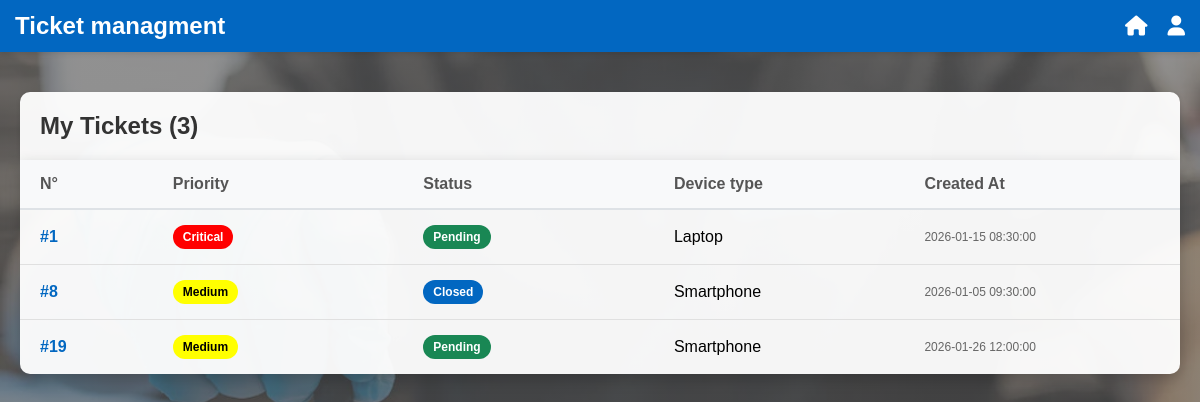
/views/index.php (signed in), run on the app's committed database.
### tables this page shows
CREATE TABLE if not exists `tickets` (
  `id` int(10) unsigned NOT NULL AUTO_INCREMENT,
  `device_id` int(10) unsigned DEFAULT NULL,
  `ticket_status_id` int(10) unsigned DEFAULT NULL,
  `priority_id` int(10) unsigned DEFAULT NULL,
  `description` text NOT NULL,
  `created_at` timestamp NOT NULL DEFAULT CURRENT_TIMESTAMP,
  `updated_at` timestamp NOT NULL DEFAULT CURRENT_TIMESTAMP ON UPDATE CURRENT_TIMESTAMP,
  `assigned_to` int(10) unsigned DEFAULT NULL,
  `client_id` int(10) unsigned DEFAULT NULL,
  PRIMARY KEY (`id`),
  KEY `device_id` (`device_id`),
  KEY `ticket_status_id` (`ticket_status_id`),
  KEY `priority_id` (`priority_id`),
  KEY `assigned_to` (`assigned_to`),
  KEY `client_id` (`client_id`),
  CONSTRAINT `tickets_ibfk_1` FOREIGN KEY (`device_id`) REFERENCES `devices` (`id`) ON DELETE CASCADE,
  CONSTRAINT `tickets_ibfk_2` FOREIGN KEY (`ticket_status_id`) REFERENCES `ticket_statuses` (`id`) ON DELETE SET NULL,
  CONSTRAINT `tickets_ibfk_3` FOREIGN KEY (`priority_id`) REFERENCES `priorities` (`id`) ON DELETE SET NULL,
  CONSTRAINT `tickets_ibfk_4` FOREIGN KEY (`assigned_to`) REFERENCES `users` (`id`) ON DELETE SET NULL,
  CONSTRAINT `tickets_ibfk_5` FOREIGN KEY (`client_id`) REFERENCES `clients` (`id`) ON DELETE SET NULL
);

CREATE TABLE if not exists `priorities` (
  `id` int(10) unsigned NOT NULL AUTO_INCREMENT,
  `value` smallint(5) unsigned NOT NULL,
  `name` varchar(50) NOT NULL,
  PRIMARY KEY (`id`),
  UNIQUE KEY `value` (`value`),
  UNIQUE KEY `name` (`name`)
);

CREATE TABLE if not exists `ticket_statuses` (
  `id` int(10) unsigned NOT NULL AUTO_INCREMENT,
  `name` varchar(50) NOT NULL,
  PRIMARY KEY (`id`),
  UNIQUE KEY `name` (`name`)
);

CREATE TABLE if not exists `devices` (
  `id` int(10) unsigned NOT NULL AUTO_INCREMENT,
  `external_uid` varchar(100) NOT NULL,
  `device_type_id` int(10) unsigned DEFAULT NULL,
  PRIMARY KEY (`id`),
  KEY `device_type_id` (`device_type_id`),
  CONSTRAINT `devices_ibfk_1` FOREIGN KEY (`device_type_id`) REFERENCES `device_types` (`id`) ON DELETE SET NULL
);

CREATE TABLE if not exists `device_types` (
  `id` int(10) unsigned NOT NULL AUTO_INCREMENT,
  `name` varchar(50) NOT NULL,
  PRIMARY KEY (`id`),
  UNIQUE KEY `name` (`name`)
);

### DAO/TicketDAO.php (called while the page is built, shortened)
<?php
require_once __DIR__ .'/../models/Ticket.php';
class TicketDAO {
    public static function getTicketsAssigned(string $userId) {
        $pdo = Database::getInstance();
        $query = "
            SELECT t.id, t.device_id, t.ticket_status_id, t.priority_id, t.description, t.assigned_to, t.client_id, t.created_at, t.updated_at, d.device_type_id
            FROM tickets t
            LEFT JOIN devices d ON t.device_id = d.id
            WHERE t.assigned_to = :id
        ";
        $stmt = $pdo->prepare($query);
        $stmt->bindParam(':id', $userId, PDO::PARAM_INT);
        $stmt->execute();
        return $stmt->fetchAll(PDO::FETCH_ASSOC);
    }
}

### controllers/TicketController.php (called while the page is built, shortened)
<?php
require_once __DIR__ . '/../DAO/TicketDAO.php';
class TicketController {
    public static function getTicketAssigned(int $userId){
        $data =  TicketDAO::getTicketsAssigned($userId);
        $tickets = [];
        foreach($data as $ticket){
            $tickets[] = new Ticket(
                $ticket['device_id'],
                $ticket['ticket_status_id'],
                $ticket['priority_id'],
                $ticket['description'],
                $ticket['client_id'],
                $ticket['assigned_to'],
                $ticket['id'],
                new DateTime($ticket['created_at']),
                new DateTime($ticket['updated_at']),
                null,
                $ticket['device_type_id'] ?? null
            );
        }
        return $tickets;
    }
}

### process/processDashboard.php (called while the page is built, shortened)
<?php
require_once(__DIR__ . "/../controllers/TicketController.php");
require_once(__DIR__ . "/../models/Ticket.php");
require_once(__DIR__ . "/utils.php");
$isTeamLeaderPage = isset($isTeamLeaderView) && $isTeamLeaderView === true;
$itemsPerPage = 10;
$currentPage = isset($_GET['page']) ? max(1, intval($_GET['page'])) : 1;
$allTickets = [];
if ($isTeamLeaderPage) {
    $allTickets = TicketController::getTicketsByLeaderId($_SESSION['user_id']);
} else {
    $allTickets = TicketController::getTicketAssigned($_SESSION['user_id']);
}
$totalTickets = count($allTickets);
$offset = ($currentPage - 1) * $itemsPerPage;
$tickets = array_slice($allTickets, $offset, $itemsPerPage);

### models/Ticket.php (called while the page is built, shortened)
<?php
class Ticket {
    private ?int $id;
    private int $ticketStatusId;
    private int $priorityId;
    private ?DateTime $createdAt;
    private ?int $deviceTypeId;
    public function __construct($deviceId, $ticketStatusId, $priorityId, $description, $clientId, ?int $assignedTo = null, ?int $id = null, ?DateTime $createdAt = null, ?DateTime $updatedAt = null, ?string $assignedUserEmail = null, ?int $deviceTypeId = null) {
        $this->id = $id;
        $this->ticketStatusId = $ticketStatusId;
        $this->priorityId = $priorityId;
        $this->createdAt = $createdAt;
        $this->deviceTypeId = $deviceTypeId;
    }
    public function getId(){
        return $this->id;
    }
    public function getTicketStatusId(){
        return $this->ticketStatusId;
    }
    public function getPriorityId(){
        return $this->priorityId;
    }
    public function getCreatedAt(){
        return $this->createdAt;
    }
    public function getDeviceTypeId(){
        return $this->deviceTypeId;
    }
}

### DAO/PriorityDAO.php (called while the page is built, shortened)
<?php
require_once __DIR__ .'/../models/Priority.php';
class PriorityDAO {
    public static function getPriorities(){
        $pdo = Database::getInstance();
        $query = "
            SELECT p.id, p.name, p.value
            FROM priorities p
        ";
        $stmt = $pdo->prepare($query);
        $stmt->execute();
        return $stmt->fetchAll(PDO::FETCH_ASSOC);
    }
}

### controllers/PriorityController.php (called while the page is built)
<?php
require_once __DIR__ . '/../DAO/PriorityDAO.php';
class PriorityController {
    private static $priorities = null;
    public static function getPriorities(){
        if (self::$priorities == null) {
            $data =  PriorityDAO::getPriorities();
            $priorities = [];
            foreach($data as $priority){
                $priorities[] = new Priority(
                    $priority['name'],
                    $priority['value'],
                    $priority['id']
                );
            }
            self::$priorities = $priorities;
        }
        return self::$priorities;
    }
}

### process/utils.php (called while the page is built, shortened)
<?php
require_once(__DIR__ . "/../controllers/DeviceTypeController.php");
require_once(__DIR__ . "/../controllers/PriorityController.php");
require_once(__DIR__ . "/../controllers/StatusController.php");
$deviceTypes = DeviceTypeController::getDeviceTypes();
$priorities = PriorityController::getPriorities();
$statuses = StatusController::getStatuses();
function getPriorityName($priorityId) {
    global $priorities;
    foreach ($priorities as $priority) {
        if ($priority->getId() == $priorityId) {
            return $priority->getName();
        }
    }
    return "Unknown";
}
function getDeviceTypeName($deviceTypeId) {
    global $deviceTypes;
    foreach ($deviceTypes as $type) {
        if ($type->getId() == $deviceTypeId) {
            return $type->getName();
        }
    }
    return "Unknown";
}
function getStatusName($statusId) {
    global $statuses;
    foreach ($statuses as $status) {
        if ($status->getId() == $statusId) {
            return $status->getName();
        }
    }
    return "Unknown";
}

### models/Priority.php (called while the page is built, shortened)
<?php
class Priority {
    private ?int $id;
    private string $name;
    public function __construct($name, $value, ?int $id = null) {
        $this->id = $id;
        $this->name = $name;
    }
    public function getId(){
        return $this->id;
    }
    public function getName(){
        return $this->name;
    }
}

### DAO/StatusDAO.php (called while the page is built, shortened)
<?php
require_once __DIR__ .'/../models/Status.php';
class StatusDAO {
    public static function getStatuses(){
        $pdo = Database::getInstance();
        $query = "
            SELECT ts.id, ts.name
            FROM ticket_statuses ts
        ";
        $stmt = $pdo->prepare($query);
        $stmt->execute();
        return $stmt->fetchAll(PDO::FETCH_ASSOC);
    }
}

### controllers/StatusController.php (called while the page is built)
<?php
require_once __DIR__ . '/../DAO/StatusDAO.php';
class StatusController {
    private static $statuses = null;
    public static function getStatuses(){
        if (self::$statuses == null) {
            $data =  StatusDAO::getStatuses();
            $statuses = [];
            foreach($data as $status){
                $statuses[] = new Status(
                    $status['name'],
                    $status['id']
                );
            }
            self::$statuses = $statuses;
        }
        return self::$statuses;
    }
}

### models/Status.php (called while the page is built, shortened)
<?php
class Status {
    private ?int $id;
    private string $name;
    public function __construct($name, ?int $id = null) {
        $this->id = $id;
        $this->name = $name;
    }
    public function getId(){
        return $this->id;
    }
    public function getName(){
        return $this->name;
    }
}

### DAO/DeviceTypeDAO.php (called while the page is built, shortened)
<?php
class DeviceTypeDAO {
    public static function getDeviceTypes(){
        $pdo = Database::getInstance();
        $query = "
            SELECT dt.id, dt.name
            FROM device_types dt
        ";
        $stmt = $pdo->prepare($query);
        $stmt->execute();
        return $stmt->fetchAll(PDO::FETCH_ASSOC);
    }
}

### controllers/DeviceTypeController.php (called while the page is built)
<?php
require_once __DIR__ . '/../DAO/DeviceTypeDAO.php';
class DeviceTypeController {
    private static $deviceTypes = null;
    public static function getDeviceTypes(){
        if (self::$deviceTypes == null) {
            $data =  DeviceTypeDAO::getDeviceTypes();
            $deviceTypes = [];
            foreach($data as $deviceType){
                $deviceTypes[] = new DeviceType(
                    $deviceType['name'],
                    $deviceType['id']
                );
            }
            self::$deviceTypes = $deviceTypes;
        }
        return self::$deviceTypes;
    }
}

### models/DeviceType.php (called while the page is built, shortened)
<?php
class DeviceType {
    private ?int $id;
    private string $name;
    public function __construct($name, ?int $id = null) {
        $this->id = $id;
        $this->name = $name;
    }
    public function getId(){
        return $this->id;
    }
    public function getName(){
        return $this->name;
    }
}

### views/index.php (the view, shortened to what this page needs)
<?php
require_once __DIR__ .'/../process/processDashboard.php';
?>
<!DOCTYPE html>
<html lang="en">
<head>
    <?php include 'components/headers.php'; ?>
    <link rel="stylesheet" href="styles/main.css">
    <link rel="stylesheet" href="styles/dashboard.css">
</head>
<body class="body-image">
    <?php include 'components/navbar.php'; ?>
    <div class="tickets-container">
        <div class="tickets-header">
            <h1>My Tickets (<?php echo $totalTickets; ?>)</h1>
        </div>
        <div class="tickets-list">
            <?php if (count($tickets) > 0): ?>
                <div class="ticket-header">
                    <div>N°</div>
                    <div>Priority</div>
                    <div>Status</div>
                    <div>Device type</div>
                    <div>Created At</div>
                </div>
                <?php foreach ($tickets as $ticket): ?>
                    <div class="ticket-item" onclick="window.location.href='ticket.php?id=<?php echo $ticket->getId(); ?>'">
                        <div class="ticket-id">
                            #<?php echo $ticket->getId(); ?>
                        </div>
                        <div>
                            <span class="priority-badge priority-<?php echo $ticket->getPriorityId(); ?>">
                                <?=getPriorityName($ticket->getPriorityId())?>
                            </span>
                        </div>
                        <div>
                            <span class="status-badge status-<?php echo $ticket->getTicketStatusId(); ?>">
                                <?=getStatusName($ticket->getTicketStatusId())?>
                            </span>
                        </div>
                        <div>
                            <?=getDeviceTypeName($ticket->getDeviceTypeId())?>
                        </div>
                        <div class="ticket-date">
                            <?=$ticket->getCreatedAt()->format('Y-m-d H:i:s')?>
                        </div>
                    </div>
                <?php endforeach; ?>
            <?php else: ?>
                <div class="no-tickets">
                    <p>No tickets assigned to you yet.</p>
                </div>
            <?php endif; ?>
        </div>
    </div>
</body>
</html>

### views/components/headers.php (shortened to what this page needs)
<link rel="stylesheet" href="./styles/main.css">
<link rel="stylesheet" href="./styles/navbar.css">
<link
  rel="stylesheet"
  href="https://cdnjs.cloudflare.com/ajax/libs/font-awesome/6.5.1/css/all.min.css"
/>

### views/components/navbar.php (shortened to what this page needs)
<nav class="navbar">
    <h1 class="navbar-title">Ticket managment</h1>
    <div class="navbar-icons">
        <a href="index.php" style="text-decoration: none; color: inherit;">
            <i class="fa-solid fa-house navbar-icon"></i>
        </a>
        <a href="account.php" style="text-decoration: none; color: inherit;">
            <i class="fa-solid fa-user navbar-icon"></i>
        </a>
    </div>
</nav>

### views/styles/main.css (style rules this page uses)
body { margin: 0; padding: 0; font-family: Arial, sans-serif; }
.body-image { background: linear-gradient(rgba(100, 100, 100, 0.7), rgba(80, 80, 80, 0.7)), url('../images/pc-repair.webp') center/cover no-repeat fixed; min-height: 100vh; }
.email-badge, .status-badge, .priority-badge { display: inline-block; padding: 5px 10px; border-radius: 15px; font-size: 12px; font-weight: bold; text-align: center; background-color: #0267C1; color: white; }
.priority-2 { background-color: yellow; color: black; }
.priority-4 { background-color: red; color: white; }
.priority-badge, .status-badge { width: fit-content; }
.status-3 { background-color: #198754; color: white; }
a { text-decoration: none; color: inherit; }

### views/styles/navbar.css (style rules this page uses)
.navbar { background-color: #0267C1; display: flex; justify-content: space-between; align-items: center; padding: 12px 15px; box-shadow: 0 2px 5px rgba(0, 0, 0, 0.1); }
.navbar-title { color: white; font-size: 24px; font-weight: bold; margin: 0; }
.navbar-icons { display: flex; gap: 20px; align-items: center; }
.navbar-icon { color: white; font-size: 20px; }

### views/styles/dashboard.css (style rules this page uses)
.tickets-container { max-width: 1200px; margin: 20px auto; padding: 20px; }
.tickets-header { background-color: rgba(255, 255, 255, 0.95); padding: 20px; border-radius: 10px 10px 0 0; box-shadow: 0 2px 5px rgba(0, 0, 0, 0.1); }
.tickets-header h1 { margin: 0; color: #333; font-size: 24px; }
.tickets-list { background-color: rgba(255, 255, 255, 0.95); border-radius: 0 0 10px 10px; box-shadow: 0 5px 15px rgba(0, 0, 0, 0.2); overflow: hidden; }
.ticket-item { display: grid; grid-template-columns: 1fr 2fr 2fr 2fr 2fr; gap: 15px; padding: 15px 20px; border-bottom: 1px solid #e0e0e0; align-items: center; transition: background-color 0.2s; }
.ticket-item:last-child { border-bottom: none; }
.ticket-header { display: grid; grid-template-columns: 1fr 2fr 2fr 2fr 2fr; gap: 15px; padding: 15px 20px; background-color: #f8f9fa; font-weight: bold; color: #555; border-bottom: 2px solid #dee2e6; }
.ticket-id { font-weight: bold; color: #0267C1; }
.ticket-date { font-size: 12px; color: #666; }

### data on the page
tickets: id "1", priority.name "Critical", ticket_status.name "Pending", device.name "Laptop", format "2026-01-15 08:30:00"
tickets: id "8", priority.name "Medium", ticket_status.name "Closed", device.name "Smartphone", format "2026-01-05 09:30:00"
tickets: id "19", priority.name "Medium", ticket_status.name "Pending", device.name "Smartphone", format "2026-01-26 12:00:00"

### other printed values
$totalTickets "3"
